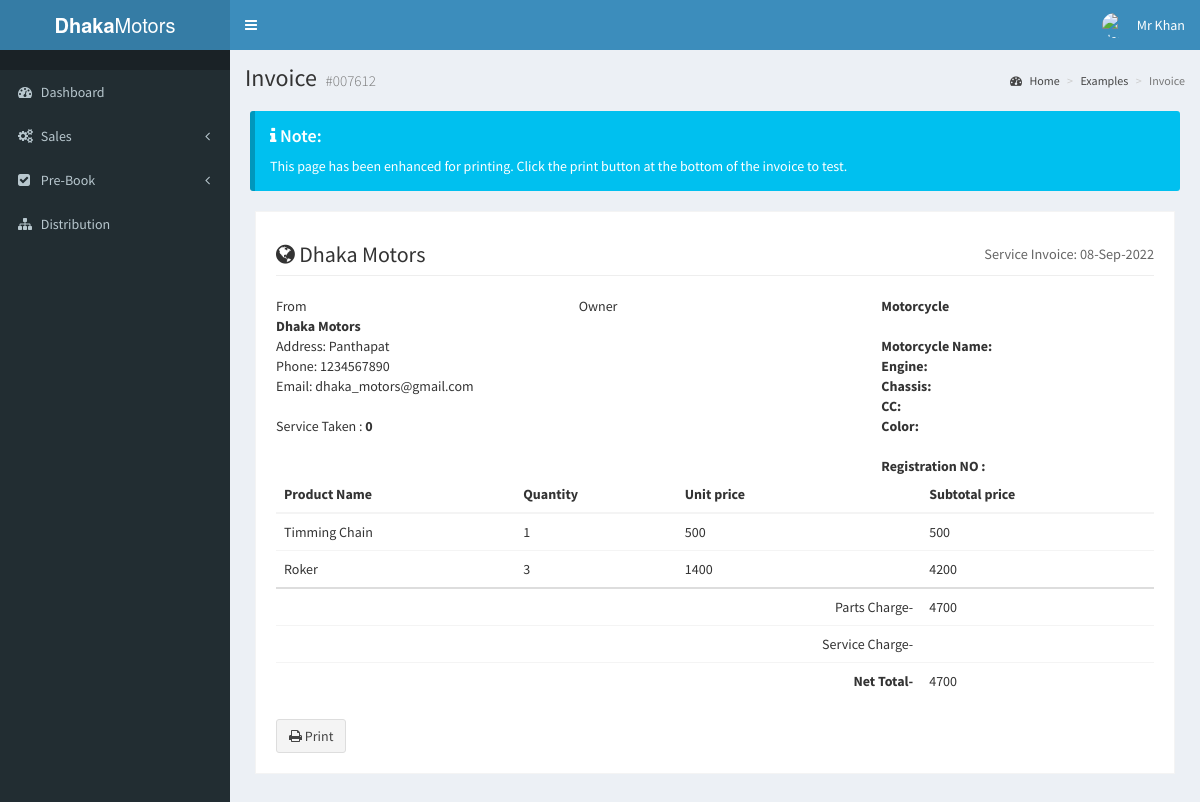
/pages/Manager/invoice_paid_service.php?saleID=203 (signed in), run on the app's committed database.
### tables this page shows
CREATE TABLE `parts_sale` (
  `id` int(11) NOT NULL,
  `parts_id` int(11) NOT NULL,
  `sale_id` int(11) NOT NULL,
  `qnt` int(100) NOT NULL,
  `customer_id` int(11) NOT NULL,
  `service_id` int(11) NOT NULL
);

CREATE TABLE `parts_info` (
  `parts_id` int(11) NOT NULL,
  `parts_type` varchar(20) NOT NULL,
  `parts_name` varchar(30) NOT NULL,
  `price` double NOT NULL,
  `quantity` int(5) NOT NULL,
  `stock_id` int(11) NOT NULL,
  `staff_id` int(11) NOT NULL
);

### pages/Manager/invoice_paid_service.php (the view, shortened to what this page needs)
<?php
include 'layout/head.php';
  $connection=mysqli_connect("localhost","root","","dhaka_motors");
  $saleID=$_GET['saleID'];
  ?>
 <div class="content-wrapper">
    <section class="content-header">
      <h1>
        Invoice
        <small>#007612</small>
      </h1>
      <ol class="breadcrumb">
        <li><a href="#"><i class="fa fa-dashboard"></i> Home</a></li>
        <li><a href="#">Examples</a></li>
        <li class="active">Invoice</li>
      </ol>
    </section>
    <div class="pad margin no-print">
      <div class="callout callout-info" style="margin-bottom: 0!important;">
        <h4><i class="fa fa-info"></i> Note:</h4>
        This page has been enhanced for printing. Click the print button at the bottom of the invoice to test.
      </div>
    </div>
    <section class="invoice">
      <div class="row">
        <div class="col-xs-12">
          <h2 class="page-header">
            <i class="fa fa-globe"></i> Dhaka Motors
            <small class="pull-right">Service Invoice: <?php echo  date('d-M-Y');?></small>
          </h2>
        </div>
      </div>
      <div class="row invoice-info">
        <div class="col-sm-4 invoice-col">
          From
          <address>
            <strong>Dhaka Motors</strong><br>
            Address: Panthapat<br>
			Phone: 1234567890<br>
			Email: dhaka_motors@gmail.com
          </address>
            <?php
            $query = "SELECT count(mID) serve from service where mID='$mID'";
                $result=mysqli_query($connection,$query);
                if(mysqli_num_rows($result)>0){
                  $row=mysqli_fetch_array($result,MYSQLI_ASSOC);
                  $serve=$row['serve'];
                }else{
                 mysqli_error($connection);
                }
          ?>
          Service Taken : <b> <?php echo $serve?></b><br>
        </div>
        <div class="col-sm-4 invoice-col">
        Owner
          <address>
            <strong><?php echo $name;?></strong><br>
            <?php echo $phone;?><br>
          </address>
        </div>
        <div class="col-sm-4 invoice-col">
        <b>Motorcycle</b><br>
          <br>
          <b>Motorcycle Name: </b> <?php echo $mName. ' ' .$model?><br>
          <b>Engine: </b> <?php echo $engineNo?><br>
          <b>Chassis: </b> <?php echo $chassisNo?><br>
          <b>CC: </b> <?php echo $cc?><br>
          <b>Color: </b> <?php echo $color?><br>
          <br>
          <b>Registration NO : </b> <?php echo $reg?><br>
        </div>
      </div>
      <div class="row">
        <div class="col-xs-12 table-responsive">
        <?php
          $query="select *
              from parts_sale ps, parts_info p, sale_info s
              where ps.parts_id=p.parts_id
              and ps.sale_id=s.saleID
              and ps.sale_id='$saleID'";
        $result=mysqli_query($connection,$query);
        $FinalTotal =0;
        if(mysqli_num_rows($result)>0){
          echo "<table class=table table-dark table-hover>";
          echo "<thead>";
          echo "<tr>";
          echo "<th>Product Name</th>";
          echo "<th>Quantity</th>";
          echo "<th>Unit price</th>";
          echo "<th>Subtotal price</th>";
          echo "</tr>";
          echo "</thead>";
          echo"<tbody>";
          while($row=mysqli_fetch_array($result, MYSQLI_ASSOC)){
            echo "<tr>";
            echo "<td>".$row['parts_name']."</td>";
            echo "<td>".$row['qnt']."</td>";
            echo "<td>".$row['price']."</td>";
            $subTotal = $row['qnt']* $row['price'];
            echo "<td>".$subTotal."</td>";
            $FinalTotal += $subTotal;
            echo "</tr>";
          }
          echo "</tbody>";
          echo "<tr>";
          echo "<td></td>";
          echo "<td></td>";
          echo "<td align=right>Parts Charge-</td>";
          echo "<td>  $FinalTotal</td>";
          echo "</tr>";
          echo "<tr>";
          echo "<td></td>";
          echo "<td></td>";
          echo "<td align=right>Service Charge-</td>";
          echo "<td>  $fee</td>";
          echo "</tr>";
          echo "<tr>";
          echo "<td></td>";
          echo "<td></td>";
          echo "<td align=right><b>Net Total- </b></td>";
          echo "<td> ". ((int)$fee + (int)$FinalTotal)."</td>";
          echo "</tr>";
          echo "</table>";
        }
      ?>
        </div>
      </div>
      <div class="row no-print">
        <div class="col-xs-12">
          <?php echo "<a href=print_paid_invoice_service.php?saleID=$saleID target=_blank class='btn btn-default'><i class='fa fa-print'></i> Print</a>"?>
        </div>
      </div>
    </section>
  </div>
<?php
 include 'layout/foot.php';
?>

### data on the page
parts_sale: parts.parts_name "Timming Chain", qnt "1", parts.price "500"
parts_sale: parts.parts_name "Roker", qnt "3", parts.price "1400", qnt.price "4200"

### other printed values
$_SESSION['userName'] "Mr Khan"
$serve "0"
$FinalTotal "4700"
